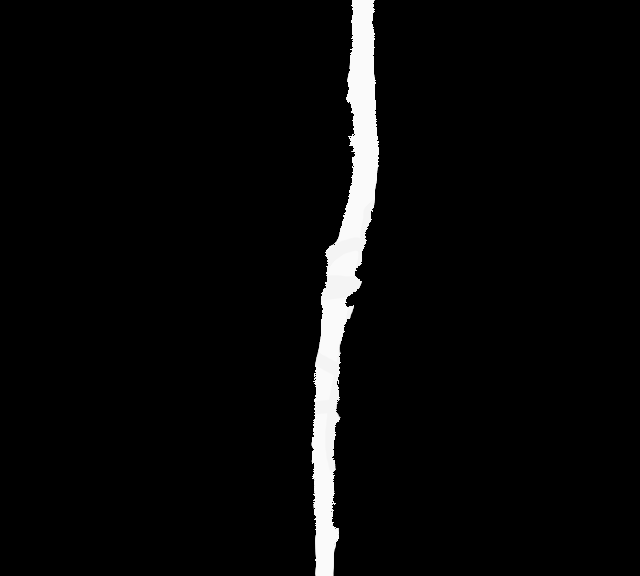
#> input picture marshall/mask0485.png, 640 x 576 px; the run also reads 1 picture not shown here
$ python curve_fitting.py
#> lines starting #> are read from the running program, lines starting #| are printed output that depends on the picture; after the words box and inside, x2 and y2 are one past the last pixel; in counts of white or black regions, pixels touching at a corner belong together
import numpy as np
import os
from matplotlib import pyplot as plt
from scipy.special import comb
from skimage.morphology import skeletonize, medial_axis
from skimage import io, img_as_bool, color
import networkx as nx
from scipy.spatial import KDTree
from scipy.interpolate import interp1d
import cv2

class BezierBasedDetection:
    def __init__(self, mask, outlier_threshold=4, use_medial_axis=False):
        self.mask = mask
        self.skel = None
        self.dists = None
        self.stats = {}
        self.outlier_threshold = outlier_threshold
        self.use_medial_axis = use_medial_axis

        self.subsampled_graph = None
        self.selected_path = None
        self.selected_curve = None

    def construct_skeletal_graph(self, trim=0):
        graph = nx.Graph()
        if self.use_medial_axis:
            skel, dists = medial_axis(self.mask, return_distance=True)
        else:
            skel = skeletonize(self.mask)
            dists = None

        if trim:
            skel[:trim] = 0
            skel[-trim:] = 0
            skel[:,:trim] = 0
            skel[:,-trim:] = 0

        self.skel = skel
        self.dists = dists
        pxs = np.array(np.where(skel)).T[:, [1, 0]]
        for px in pxs:
            graph.add_node(tuple(px))
            for dir in np.array([[-1,0],[1,0],[0,1],[0,-1],[-1,-1],[-1,1],[1,-1],[1,1]]):
                new_px = dir + px
                if (0 <= new_px[0] < self.mask.shape[1]) and (0 <= new_px[1] < self.mask.shape[0]) and skel[new_px[1], new_px[0]]:
                    graph.add_node(tuple(new_px))
                    graph.add_edge(tuple(px), tuple(new_px), distance=np.linalg.norm(dir))

        subgraph = nx.minimum_spanning_tree(graph.subgraph(max(nx.connected_components(graph), key=len)))
        deg_1_nodes = [n for n, deg in subgraph.degree if deg == 1]

        downsampled = nx.Graph()
        # Process the edges to form a downsampled graph

        node = deg_1_nodes[0]
        downsampled.add_node(node)
        path = [node]
        for edge in nx.dfs_edges(subgraph):
            node = path[-1]
            if edge[0] == node:
                path.append(edge[1])
            else:
                path = [edge[0], edge[1]]

            if subgraph.degree(edge[1]) != 2:
                downsampled.add_node(edge[1])
                downsampled.add_edge(path[0], path[-1], path=path)
                path = [edge[1]]

        return downsampled

    def do_curve_search(self, graph, start_nodes, min_len=0, filter_mask=None, return_stats=False):
        most_matches = 0
        best_curve = None
        best_path = None
        stats = {}

        for node in start_nodes:

            path_dict = {node: None}
            def retrieve_path_pts(n):
                edges = []
                path = [n]
                while path_dict[n] is not None:
                    edges.append((path_dict[n], n))
                    n = path_dict[n]
                    path.append(n)
                edges = edges[::-1]
                path = path[::-1]

                px_list = []
                for edge in edges:
                    px_path = graph.edges[edge]['path']
                    if px_path[0] != edge[0]:
                        px_path = px_path[::-1]
                    px_list.extend(px_path)

                pts = np.array(px_list)
                return path, pts

            for edge in nx.dfs_edges(graph, source=node):
                path_dict[edge[1]] = edge[0]
                node_path, pts = retrieve_path_pts(edge[1])
                if filter_mask is not None:
                    pts = pts[~filter_mask[pts[:,1], pts[:,0]]]
                if not len(pts):
                    continue
                cum_dists = np.zeros(pts.shape[0])
                offsets = np.linalg.norm(pts[1:] - pts[:-1], axis=1)
                cum_dists[1:] = np.cumsum(offsets)
                if cum_dists[-1] < min_len:
                    continue

                curve = Bezier.fit(pts, 3)
                new_dists = curve.arclen * cum_dists / cum_dists[-1]
                new_dists[-1] = curve.arclen
                eval_bezier, _ = curve.eval_by_arclen(new_dists)
                matched_pts = np.linalg.norm(pts - eval_bezier, axis=1) < self.outlier_threshold
                matches = matched_pts.sum()

                if matches > most_matches:
                    most_matches = matches
                    best_curve = curve
                    best_path = node_path
                    stats = {
                        'pts': pts,
                        'matched_idx': matched_pts,
                        'matches': matches,
                        'consistency': matched_pts.mean(),
                    }

        if return_stats:
            return best_curve, best_path, stats

        return best_curve, best_path

    def fit(self, vec=None, trim=30):

        if vec is None:
            # Run SVD to find the most significant direction
            pxs = np.fliplr(np.array(np.where(self.mask)).T)
            pxs = pxs - pxs.mean(axis=0)
            # SVD takes a lot of memory - we subsample points as we only need an estimate
            pxs = pxs[np.random.choice(len(pxs), 100, replace=False)]
            u, s, v = np.linalg.svd(pxs, full_matrices=True)
            vec = (0,1)

        vec = np.array(vec) / np.linalg.norm(vec)
        # Iterate through the edges and use the vec to determine the orientation

        graph = self.construct_skeletal_graph(trim=trim)
        directed_graph = nx.DiGraph()
        directed_graph.add_nodes_from(graph.nodes)

        for p1, p2 in graph.edges:
            path = graph.edges[p1, p2]['path']
            if np.dot(np.array(p2) - p1, vec) < 0:
                p1, p2 = p2, p1
            if path[0] != p1:
                path = path[::-1]
            directed_graph.add_edge(p1, p2, path=path)

        start_nodes = [n for n in graph.nodes if directed_graph.out_degree(n) == 1 and directed_graph.in_degree(n) == 0]
        best_curve, best_path, stats = self.do_curve_search(directed_graph, start_nodes, return_stats=True)

        self.subsampled_graph = graph
        self.selected_path = best_path
        self.selected_curve = best_curve
        self.stats = stats

        return best_curve

    # [69 lines left out: function run_side_branch_search, not called in this run]

    def get_radius_interpolator_on_path(self, path=None, min_quant=0.25, max_quant=0.75):
        if self.dists is None:
            raise Exception('Please run the medial axis transform before running this function')

        if path is None:
            path = self.stats['pts']

        radii = self.dists[path[:,1], path[:,0]].copy()
        if 0 in radii:
            raise Exception('Some pixels in the specified path were not part of the skeleton!')
        q_min = np.quantile(radii, min_quant)
        q_max = np.quantile(radii, max_quant)
        min_bound = q_min - min_quant * (q_max - q_min) / (max_quant - min_quant)
        max_bound = q_max + max_quant * (q_max - q_min) / (max_quant - min_quant)
        radii[(radii < min_bound) | (radii > max_bound)] = np.median(radii)

        cum_dists = np.zeros(len(path))
        cum_dists[1:] = np.linalg.norm(path[1:] - path[:-1], axis=1).cumsum()
        cum_dists /= cum_dists[-1]

        return interp1d(cum_dists, radii)


class Bezier:
    # https://stackoverflow.com/questions/12643079/b%c3%a9zier-curve-fitting-with-scipy

    def __init__(self, ctrl_pts, approx_eval=201):
        self.pts = ctrl_pts
        self.approx_eval = approx_eval
        self._kd_tree = None
        self._ts = None

        # Arc length-based interpolation tools
        self._len_approx = None
        self._dist_t_interpolator = None
        self._t_dist_interpolator = None

    @property
    def n(self):
        return len(self.pts)

    @property
    def deg(self):
        return len(self.pts) - 1

    @staticmethod
    def bpoly(i, n, t):
        return comb(n, i) * t ** (n-i) * (1 - t) ** i

    def __call__(self, t):
        t = np.array(t)
        polys = [self.bpoly(i, self.deg, t)[..., np.newaxis] * pt for i, pt in enumerate(self.pts)]
        return np.sum(polys, axis=0)

    def _load_arclen_tools(self):
        if self._len_approx is not None:
            return
        ts_approx = np.linspace(0, 1, self.approx_eval)
        eval_pts = self(ts_approx)
        cum_dists = np.zeros(self.approx_eval)
        cum_dists[1:] = np.linalg.norm(eval_pts[:-1] - eval_pts[1:], axis=1).cumsum()
        self._len_approx = cum_dists[-1]

        self._dist_t_interpolator = interp1d(cum_dists, ts_approx)
        self._t_dist_interpolator = interp1d(ts_approx, cum_dists)

    @property
    def arclen(self):
        self._load_arclen_tools()
        return self._len_approx

    def eval_by_arclen(self, dists, normalized=False):
        # Evaluates the curve, but with the ts parametrized by the distance along the curve (using an approximation)
        self._load_arclen_tools()
        if normalized:
            dists = np.array(dists) * self.arclen
        ts = self._dist_t_interpolator(dists)
        return self(ts), ts

    def t_to_curve_dist(self, ts):
        self._load_arclen_tools()
        return self._t_dist_interpolator(ts)

    # [13 lines left out: functions tangent, visualize, not called in this run]

    @classmethod
    def fit(cls, pts, degree=3):
        # Assumes pts[0] and pts[-1] represent the respective endpoints of the Bezier curve
        n = len(pts)
        t = np.linspace(0, 1, n)
        b_mat = np.array([cls.bpoly(i, degree, t) for i in range(degree+1)]).T
        fit = np.linalg.pinv(b_mat) @ pts
        return cls(fit)

    # [129 lines left out: functions iterative_fit, query_pt_distance, side_branch_test, ransac_fit_test, not called in this run]


if __name__ == '__main__':
    my_mask = np.asarray(color.rgb2gray(io.imread("mask0485.png")))
#> my_mask: shape (576, 640) float64; min 0, max 0.98, mean 0.0371
    my_depth = np.asarray(cv2.imread("depth0485.png"))
    my_depth2 = np.asarray(io.imread("depth0485.png"))
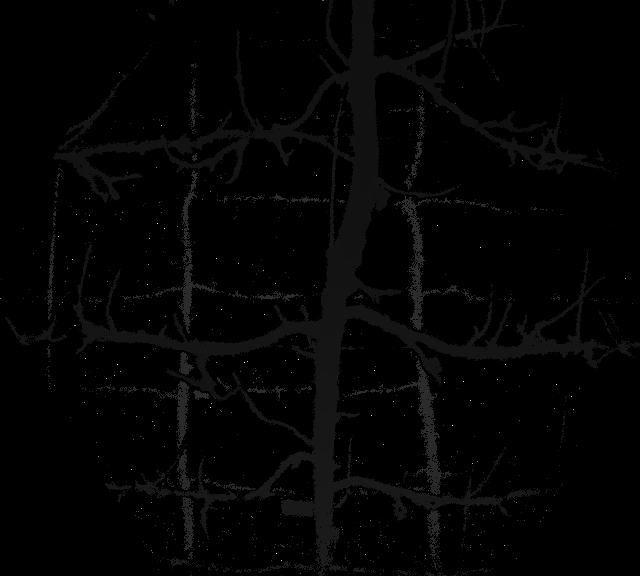
#> my_depth2: shape (576, 640) uint16; min 0, max 12781, mean 173.7; drawn with min black and max white
    detector = BezierBasedDetection(my_mask, use_medial_axis=True)
    depths_average = []
    curve = detector.fit()
#> in fit, `pxs = np.fliplr(np.array(np.where(self.mask)).T)`: pxs = 14085 pairs, first value 311 to 378, second value 0 to 575
#> in fit, `pxs = pxs - pxs.mean(axis=0)`: pxs = 14085 pairs, first value -32.66 to 34.34, second value -277.2 to 297.8
#> in fit, `pxs = pxs[np.random.choice(len(pxs), 100, replace=False)]`: pxs = 100 pairs, first value -28.66 to 32.34, second value -276.2 to 290.8
#> in fit, `u, s, v = np.linalg.svd(pxs, full_matrices=True)`:
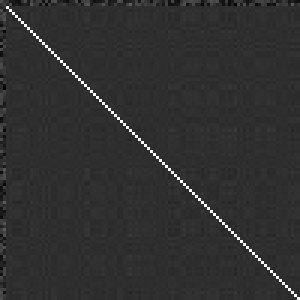
#> u: shape (100, 100) float64 (shown 3 times larger); min -0.225, max 1, mean 0.00974; drawn with min black and max white
#> in fit, `u, s, v = np.linalg.svd(pxs, full_matrices=True)`: s = [1768.8, 93.23]; v = [[0.0959, -0.995], [0.995, 0.0959]]
#> in construct_skeletal_graph, `skel, dists = medial_axis(self.mask, return_distance=True)`:
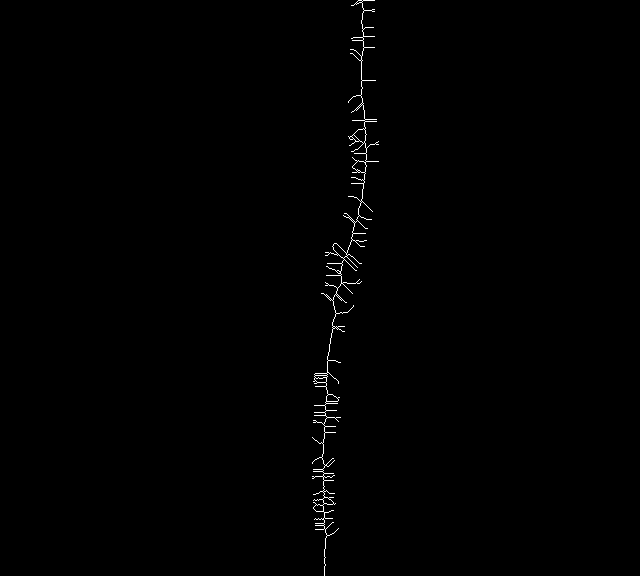
#> skel: shape (576, 640) bool; 0.47% white in thin lines or dots, all inside (x1, y1, x2, y2) = (312, 0, 379, 576)
#> in construct_skeletal_graph, `skel, dists = medial_axis(self.mask, return_distance=True)`:
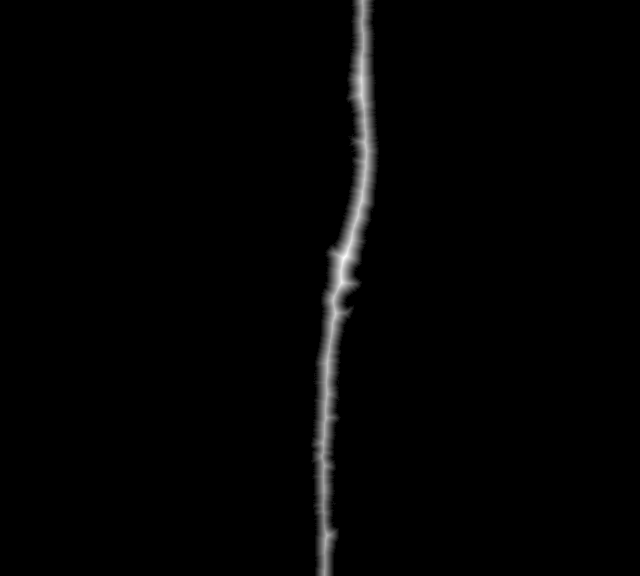
#> dists: shape (576, 640) float64; min 0, max 16.28, mean 0.233; drawn with min black and max white
#> in construct_skeletal_graph, `skel[:trim] = 0`: skel: shape (576, 640) bool; 0.45% white in thin lines or dots, all inside (x1, y1, x2, y2) = (312, 30, 379, 576)
#> in construct_skeletal_graph, `skel[-trim:] = 0`: skel: shape (576, 640) bool; 0.44% white in thin lines or dots, all inside (x1, y1, x2, y2) = (312, 30, 379, 546)
#> in construct_skeletal_graph, `pxs = np.array(np.where(skel)).T[:, [1, 0]]`: pxs = 1615 pairs, first value 312 to 378, second value 30 to 545
#> the loop in construct_skeletal_graph, `for px in pxs:` made 1615 passes
#> px on passes 1 to 3: [362, 30], [362, 31], [363, 32]
#> in construct_skeletal_graph, `deg_1_nodes = [n for n, deg in subgraph.degree if deg == 1]`: deg_1_nodes = 130 pairs, first value 312 to 378, second value 30 to 545
#> in construct_skeletal_graph, `node = deg_1_nodes[0]`: node = (362, 30)
#> in construct_skeletal_graph, `path = [node]`: path = [(362, 30)]
#> the loop in construct_skeletal_graph, `for edge in nx.dfs_edges(subgraph):` made 1614 passes
#> (node, path) on passes 5, 7, 18, 19, 21, 31, 32, 38, 48, 49, 57: ((363, 34), [(363, 35)]), ((363, 36), [(362, 37)]), ((352, 38), [(351, 38)]), ((351, 38), [(362, 37), (363, 38)]), ((363, 39), [(362, 40)]), ((353, 40), [(352, 40)]), ((352, 40), [(362, 40), (363, 41)]), ((363, 46), [(364, 47)]), ((373, 47), [(374, 47)]), ((374, 47), [(364, 47), (363, 48)]), ((362, 55), [(361, 56)])
#> path on passes 68, 69, 71, 72, 82, 83: [(350, 49)], [(361, 56), (361, 57)], [(361, 59)], [(360, 60)], [(350, 53)], [(360, 60), (361, 61)]
#> the loop in fit, `for p1, p2 in graph.edges:` made 256 passes
#> (p1, p2) on passes 1, 3, 4, 6, 7, 8, 9, 10, 14, 15, 16, 17: ((362, 30), (363, 35)), ((363, 35), (374, 36)), ((362, 37), (351, 38)), ((362, 40), (352, 40)), ((362, 40), (364, 47)), ((364, 47), (374, 47)), ((364, 47), (361, 56)), ((350, 49), (361, 56)), ((350, 53), (360, 60)), ((360, 60), (362, 80)), ((362, 80), (375, 80)), ((362, 80), (360, 95))
#> path on passes 2, 5, 11, 12, 13, 20: [(363, 35), (363, 36), (362, 37)], [(362, 37), (363, 38), (363, 39), (362, 40)], [(361, 56), (361, 57), (361, 58), (361, 59)], [(361, 59), (360, 60)], [(361, 59), (362, 60)], [(362, 102), (361, 103)]
#> in fit, `start_nodes = [n for n in graph.nodes if directed_graph.out_degree(n) ..`: start_nodes = 31 pairs, first value 312 to 378, second value 30 to 528
#> the loop in do_curve_search, `for node in start_nodes: ` made 31 passes
    radius_interpolator = detector.get_radius_interpolator_on_path()
    #ts = np.linspace(0, 1, 201)
    ds = np.linspace(0, 1, 11)
    radii = radius_interpolator(ds)
    curve_pts, ts = curve.eval_by_arclen(ds, normalized=True)
    #pts = curve(ts)
    mask1 = cv2.polylines(my_depth, [curve_pts.reshape((-1, 1, 2)).astype(int)], False, (0, 200, 200), 1)
    depths = []
    for i in range(len(curve_pts)-1):
        bottom_pt = (curve_pts[i][0].astype(int)+ radii[i].astype(int), curve_pts[i][1].astype(int))
        bp = (curve_pts[i][0].astype(int) - radii[i].astype(int), curve_pts[i][1].astype(int))
        tp = (curve_pts[i+1][0].astype(int) + radii[i+1].astype(int), curve_pts[i+1][1].astype(int))
        top_pt = (curve_pts[i+1][0].astype(int) - radii[i+1].astype(int), curve_pts[i+1][1].astype(int))


        arr = np.array([bottom_pt, bp, top_pt, tp])
        img = cv2.drawContours(my_depth.copy(), [arr.astype(int)],-1, color=255, thickness=-1)
        pts = np.where(img==255)
        depths.append(my_depth2[pts[0], pts[1]])
        depths_average.append(np.mean(depths[i]))
        cv2.circle(mask1, curve_pts[i].astype(int), radii[i].astype(int), (0, 0, 255), thickness=1)
#> this loop made 10 passes
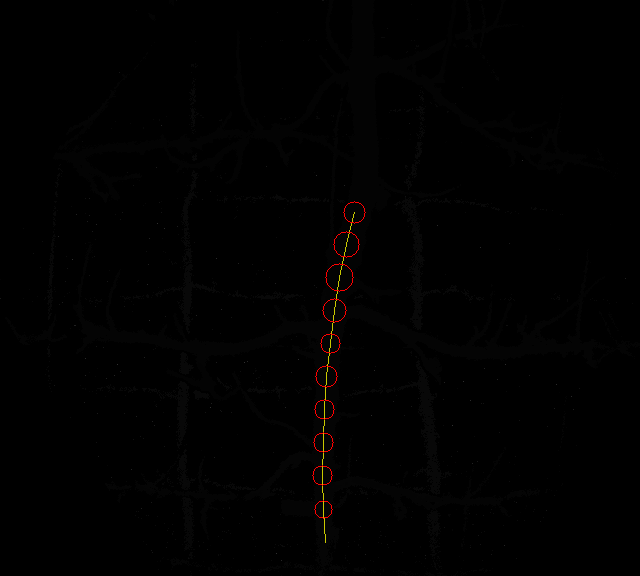
#> mask1: shape (576, 640, 3); mean B, G, R 0.6, 0.8, 1.2

    while(1):

        cv2.imshow("img", mask1)
        cv2.imshow("img2", img)
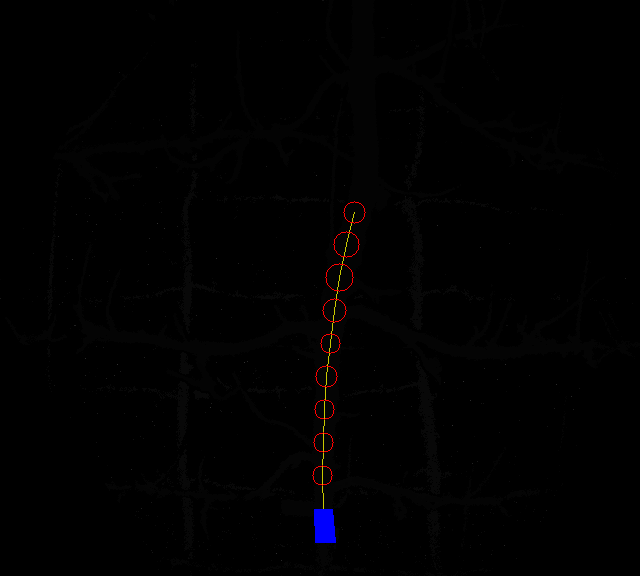
#> window 'img2': shape (576, 640, 3); mean B, G, R 1.1, 0.7, 1.1
        if cv2.waitKey(20) & 0xFF == 27:
#> (key Esc is pressed here)
            break
